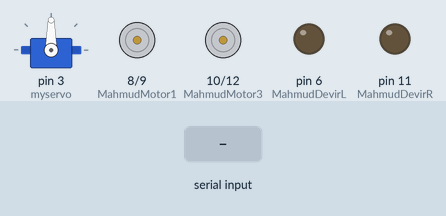
Recording of a sketch running on a simulated Arduino Uno, built with avr-gcc and run on an emulated ATmega328P. Shown: servo, motor-driver pin pairs drawn as motors (green arrow = first pin HIGH = forward, orange = second pin HIGH = backward, longer = more drive), output pins drawn as LEDs (lit = HIGH). Inputs (shaded band) come from the test bench.

Above: at 1.2 s.
1.3 s: "L" received over Serial
At 2.5 s:
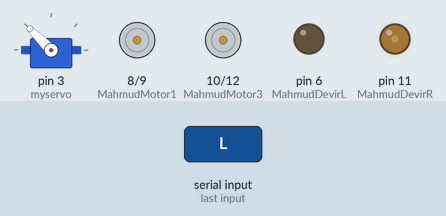
2.8 s: byte 78 ('N') received over Serial
At 3.9 s:
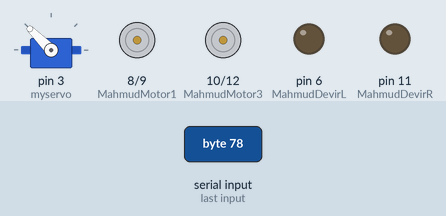
4.3 s: "J90\n" received over Serial
At 5.5 s:
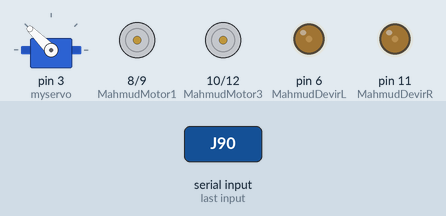
5.8 s: "M90\n" received over Serial
At 6.2 s:
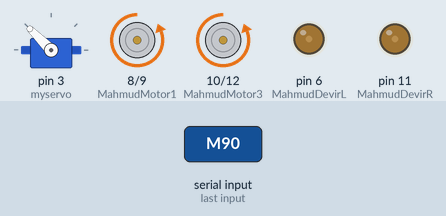
7.3 s: "J,45\n" received over Serial
At 8.4 s:
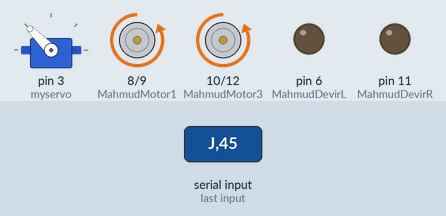
8.8 s: "m90\n" received over Serial
At 9.7 s:
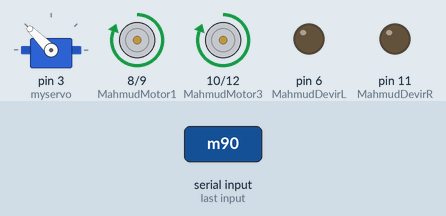
Timing chart, 0 to 11.3 s (numbered marks = the images above; inputs shaded):
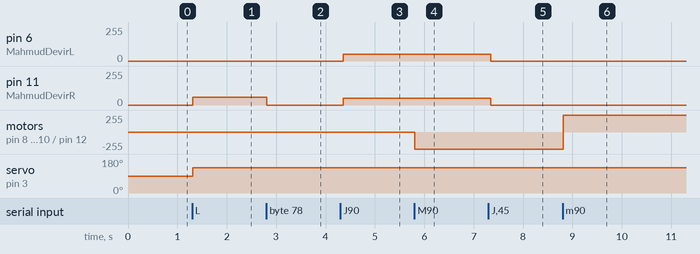

Measured:
- after the input at 1.3 s, pin 11 (MahmudDevirR): 0/255 → 60/255 at once; servo on pin 3 (myservo): 90° → 135° at once
- after the input at 2.8 s, pin 11 (MahmudDevirR): 60/255 → 0/255 at once
- after the input at 4.3 s, pin 6 (MahmudDevirL), pin 11 (MahmudDevirR): 0/255 → 52/255 after 0.06 s
- after the input at 5.8 s, motor on pin 8 (MahmudMotor1) / pin 9 (MahmudMotor2), motor on pin 10 (MahmudMotor3) / pin 12 (MahmudMotor4): stopped → backward 255/255 at once
- after the input at 7.3 s, pin 6 (MahmudDevirL), pin 11 (MahmudDevirR): 52/255 → 0/255 at once
- after the input at 8.8 s, motor on pin 8 (MahmudMotor1) / pin 9 (MahmudMotor2), motor on pin 10 (MahmudMotor3) / pin 12 (MahmudMotor4): backward 255/255 → forward 255/255 at once

The sketch:

bluetooth_boat.ino
```cpp
#include <Servo.h>
#include <string.h>
Servo myservo;
char hamud = 'M';
int MahmudMotor1 = 8;
int MahmudMotor2 = 9;
int MahmudMotor3 = 10;
int MahmudMotor4 = 12;
int MahmudDevirR = 11;
int MahmudDevirL = 6;
int x = 1;

int numericValue = 0; // Sayısal değeri tutacak değişken
int numericR = 0;
int numericL = 0;
float factorR = 1;
float factorL = 1;
bool factor = true;
String receivedString = ""; // Gelen veriyi tutacak string

void setup() {
  // initialize digital pin LED_BUILTIN as an output.
  Serial.begin(9600);
  pinMode(MahmudMotor1, OUTPUT);
  pinMode(MahmudMotor2, OUTPUT);
  pinMode(MahmudMotor3, OUTPUT);
  pinMode(MahmudMotor4, OUTPUT);
  myservo.attach(3);

}

// the loop function runs over and over again forever
void loop() {
  if (Serial.available()) {

    delay(10);
    hamud = Serial.read();

    if (hamud == 'J') {
      delay(10);
      // String değişkenine devamını ekle
      while (Serial.available() > 0) {
        char c = Serial.read(); // Bir karakter daha oku
        delay(10);
        if (isdigit(c)) { // Eğer bu karakter bir rakamsa
          receivedString += c; // Stringe ekle
        } else {
          break; // Rakam değilse döngüden çık
        }
      }
      delay(10);
      numericValue = receivedString.toInt();
      numericValue = 255 * numericValue / 8;
      numericR = numericValue * factorR;
      numericL = numericValue * factorL;

      analogWrite(MahmudDevirR, numericR); // sag motor devri
      analogWrite(MahmudDevirL, numericL); // sol motor devri
      receivedString = "";
    }

    if (hamud == 'M') {
      digitalWrite(MahmudMotor1 , LOW);
      digitalWrite(MahmudMotor2 , HIGH);
      digitalWrite(MahmudMotor3 , LOW);
      digitalWrite(MahmudMotor4 , HIGH);
    }

    if (hamud == 'm') {
      digitalWrite(MahmudMotor1 , HIGH);
      digitalWrite(MahmudMotor2 , LOW);
      digitalWrite(MahmudMotor3 , HIGH);
      digitalWrite(MahmudMotor4 , LOW);
    }

    if (hamud == 'R') {
      myservo.write(45);
      if (255 >= (numericL + 60)) {   //dönüs destegi zit motora güc takviyesi
        analogWrite(MahmudDevirL, numericL + 60);
      }
    }

    if (hamud == 'S') {
      myservo.write(90);
      analogWrite(MahmudDevirR, numericR); // sag motor devri dengelendi
      analogWrite(MahmudDevirL, numericL); // sol motor devri dengelendi
    }

    if (hamud == 'L') {
      myservo.write(135);
      if (255 >= (numericR + 60)) {   //dönüs destegi zit motora güc takviyesi
        analogWrite(MahmudDevirR, numericR + 60);
      }
    }

    if (hamud == 'Y' && factor == true) {   //motor dengesi sol motoru zayiflatma (sağa yöneltme)
      factor == false;
      factorR = 0.9 * factorR;
      numericR *= factorR;
      analogWrite(MahmudDevirR, numericR);
    }

    if (hamud == 'X' && factor == true) {   //motor dengesi sağ motoru zayiflatma (sola yöneltme)
      factor == false;
      factorL = 0.9 * factorL;
      numericL *= factorL;
      analogWrite(MahmudDevirL, numericL);
    }

    if (hamud == 'x' || hamud == 'y') {
      factor == true;
    }

    if (hamud == 'N' || hamud == 'n') {
      factorR = 1; factorL =1;
      numericR = numericValue;
      numericL = numericValue;
      analogWrite(MahmudDevirR, numericR);
      analogWrite(MahmudDevirL, numericL);
    }
  }
}
```
